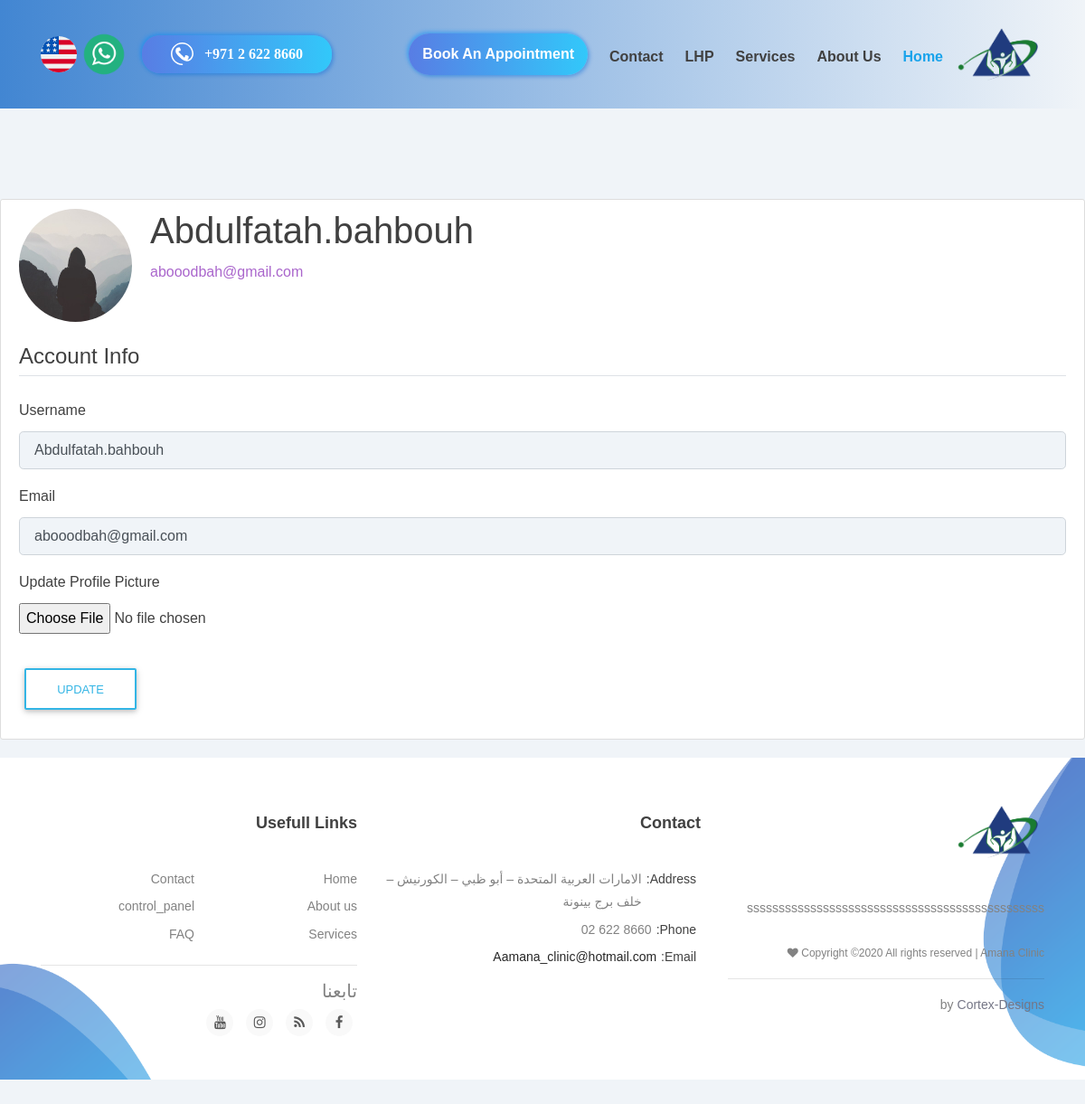
The app's page /account?locale=ar (signed in) with its own data.
### amana/models.py (models this page shows, shortened)
class User(db.Model, UserMixin):
    id = db.Column(db.Integer, primary_key=True)
    username = db.Column(db.String(20), unique=True, nullable=False)
    email = db.Column(db.String(120), unique=True, nullable=False)
    image_file = db.Column(db.String(20), nullable=False, default='default.jpg')
    password = db.Column(db.String(60), nullable=False)

class Information_and_Records(db.Model):
    id = db.Column(db.Integer, primary_key=True)
    Main_page_intro_title_ar = db.Column(db.Text, nullable=False)
    Main_page_intro_title_en = db.Column(db.Text, nullable=False)
    Main_page_intro_font_color = db.Column(db.Text)
    Main_page_intro_details_ar = db.Column(db.Text, nullable=False)
    Main_page_intro_details_en = db.Column(db.Text, nullable=False)
    Main_page_intro_details_font_color = db.Column(db.Text)
    Introduction_ar = db.Column(db.Text, nullable=False)
    Introduction_en = db.Column(db.Text, nullable=False)
    Introduction_font_color = db.Column(db.Text)
    phonenumber = db.Column(db.Integer, nullable=False)
    email = db.Column(db.Text, nullable=False)

### amana/users/routes.py (the view)
@users.route("/account", methods=['GET', 'POST'])
@login_required
def account():
    form = UpdateAccountForm()
    info = Information_and_Records.query.first()
    if form.validate_on_submit():
        if form.picture.data:
            picture_file = save_picture(form.picture.data)
            current_user.image_file = picture_file
        current_user.username = form.username.data
        current_user.email = form.email.data
        db.session.commit()
        flash('Your account has been updated!', 'success')
        return redirect(url_for('users.account'))
    elif request.method == 'GET':
        form.username.data = current_user.username
        form.email.data = current_user.email
    image_file = url_for('static', filename='profile_pics/' + current_user.image_file)
    return render_template('account.html', title='Account',
                           image_file=image_file, form=form, info = info)

### amana/users/forms.py (shortened to what this page needs)
class UpdateAccountForm(FlaskForm):
    username = StringField('Username',
                           validators=[DataRequired(), Length(min=2, max=20)])
    email = StringField('Email',
                        validators=[DataRequired(), Email()])
    picture = FileField('Update Profile Picture', validators=[FileAllowed(['jpg', 'png'])])
    submit = SubmitField('Update')

### amana/__init__.py (called while the page is built)
@babel.localeselector
def get_locale():
	if request.args.get('locale'):
		return request.args.get('locale')
	else:
		return 'ar'

def add_style_if_ar(style: str, style_en = ''):
    if (get_locale() and ('ar' in get_locale())):
    	return str(style)
    else:
    	return style_en

### amana/main/routes.py (called while the page is built)
@app.context_processor
def inject():
    mainServices = MainService.query.all()
    hemorrhiodsServices = HemorrhiodsService.query.all()
    info = Information_and_Records.query.first()
    date = datetime.date(datetime.now())
    return dict(info=info, mainServices=mainServices, hemorrhiodsServices=hemorrhiodsServices, date = date)

### amana/models.py (called while the page is built)
@login_manager.user_loader
def load_user(user_id):
    return User.query.get(int(user_id))

### amana/templates/account.html (shortened to what this page needs)
{% extends "layout.html" %}
{% block content %}
    <div class="content-section">
      <div class="media">
        <img class="rounded-circle account-img" src="{{ image_file }}">
        <div class="media-body">
          <h2 class="account-heading">{{ current_user.username }}</h2>
          <p class="text-secondary">{{ current_user.email }}</p>
        </div>
      </div>
        <form method="POST" action="" enctype="multipart/form-data">
            <fieldset class="form-group">
                <legend class="border-bottom mb-4">Account Info</legend>
                <div class="form-group">
                    {{ form.username.label(class="form-control-label") }}
                    {% if form.username.errors %}
                        {{ form.username(class="form-control form-control-lg is-invalid") }}
                        <div class="invalid-feedback">
                            {% for error in form.username.errors %}
                                <span>{{ error }}</span>
                            {% endfor %}
                        </div>
                    {% else %}
                        {{ form.username(class="form-control form-control-lg") }}
                    {% endif %}
                </div>
                <div class="form-group">
                    {{ form.email.label(class="form-control-label") }}
                    {% if form.email.errors %}
                        {{ form.email(class="form-control form-control-lg is-invalid") }}
                        <div class="invalid-feedback">
                            {% for error in form.email.errors %}
                                <span>{{ error }}</span>
                            {% endfor %}
                        </div>
                    {% else %}
                        {{ form.email(class="form-control form-control-lg") }}
                    {% endif %}
                </div>
                <div class="form-group">
                    {{ form.picture.label() }}
                    {{ form.picture(class="form-control-file") }}
                </div>
            </fieldset>
            <div class="form-group">
                {{ form.submit(class="btn btn-outline-info") }}
            </div>
        </form>
    </div>
{% endblock content %}

### amana/templates/layout.html (shortened to what this page needs)
<!DOCTYPE html>
<html>
<head>
    <link rel="stylesheet" href="https://maxcdn.bootstrapcdn.com/bootstrap/4.0.0/css/bootstrap.min.css">
    <link rel="stylesheet" type="text/css" href="{{ url_for('static', filename='css/main.css') }}">
    <link rel="stylesheet" type="text/css" href="{{ url_for('static', filename='css/bootstrap.css') }}">
    <link rel="stylesheet" type="text/css" href="{{ url_for('static', filename='css/bootstrap.min.css') }}">
    <link rel="stylesheet" type="text/css" href="{{ url_for('static', filename='css/mdb.css') }}">
    <link rel="stylesheet" type="text/css" href="{{ url_for('static', filename='css/mdb.lite.css') }}">
    <link rel="stylesheet" type="text/css" href="{{ url_for('static', filename='css/mdb.lite.min.css') }}">
    <link rel="stylesheet" type="text/css" href="{{ url_for('static', filename='css/swiper.min.css') }}">
    <link rel="stylesheet" type="text/css" href="{{ url_for('static', filename='css/swiper.css') }}">
    <link rel="stylesheet" type="text/css" href="{{ url_for('static', filename='css/style.css') }}">
    <link href="https://maxcdn.bootstrapcdn.com/font-awesome/4.7.0/css/font-awesome.min.css" rel="stylesheet" >
    <link rel="stylesheet" href="https://unpkg.com/@bootstrapstudio/bootstrap-better-nav/dist/bootstrap-better-nav.min.css">
</head>
<body>
  <header class="site-header" style="{{'position: relative;padding: 220px 0 140px;background-color: #f0f4f8;' if not slider else ''}}">
    <div class="nav-bar" id="mynav" style="{{add_style_if_ar('direction: rtl;text-align: right;', 'direction: ltr;text-align: left;')}} background:linear-gradient({{add_style_if_ar('','-')}}90deg, rgb(66 134 210) 0%, rgb(88 125 228 / 0%) 100%);">
        <div class="container">
            <div class="row">
                <div class="col-12 d-flex flex-wrap justify-content-between align-items-center">
                    <div class="site-branding site-navigation d-flex align-items-center cm-e-menu">
                       <a class="d-block" href="index.html" rel="home"><img class="d-block" src="static/img/logo.png" alt="logo" style="width: 100px;;"></a>
                       <ul class="d-flex flex-column flex-lg-row justify-content-lg-end align-items-center">
                        <li class="current-menu-item"><a href="{{url_for('main.home', locale = request.args.get('locale'))}}">{{_('Home')}}</a></li>
                        <li><a href="{{url_for('main.about', locale = request.args.get('locale'))}}">{{_('About us')}}</a></li>
                        <li class="topmenu">
                          <a >{{_('Services')}}</a>
                        </li>
                        <li class="topmenu">
                          <a>{{_('LHP')}}</a>
                        </li>
                        <li><a href="{{url_for('main.contact', locale = request.args.get('locale'))}}">{{_('Contact')}}</a></li>
                        <li class="blue-bg" style="border-radius: 120px;background:linear-gradient(270deg, rgba(50,200,250,1) 0%, rgba(88,125,228,1) 100%)!important; box-shadow: 2px 2px 4px #0069d969, -2px -2px 4px #008dff73;"><a style="color: white; max-height: fit-content;padding: 15px;margin: 0;" class="scroll-link" href="#booking">{{_('Book an Appointment')}}</a></li>
                        </ul>
                    </div>
                    <nav class="site-navigation d-flex justify-content-end align-items-center">
                        <ul class="d-flex flex-column flex-lg-row justify-content-lg-end align-items-center">
                            <li class="call-btn button gradient-bg blue-bg mt-3 mt-md-0" style="direction: ltr;box-shadow: 2px 2px 4px #0069d969, -2px -2px 4px #008dff73;">
                                <a class="d-flex justify-content-center align-items-center " style="font-family: Segoe UI light;" href="tel:+97126228660"><img src="static/img/phone.svg" style=" width: 25px; filter: invert(100%); "> +971 2 622 8660</a>
                            </li>
                            <li style="margin: 0px; display: inline-flex;">
                                <a class="d-flex justify-content-center align-items-center pt-0 pb-0" style="font-family: system-ui;" href="https://wa.me/971503153009"><img src="static/img/whatsapp.png" style=" width: 60px;"></a>
                                <a class="d-flex justify-content-center align-items-center pt-0 pb-0" style="font-family: system-ui;" href="{{url_for(request.endpoint) + '?locale=' +add_style_if_ar('en','ar')}}"><img src="static/img/{{add_style_if_ar('en', 'ar')}}.svg" style=" width: 40px;"></a>
                            </li>
                        </ul>
                    </nav>
                </div>
            </div>
        </div>
    </div>
          {% block content %}{% endblock %}
    <footer class="site-footer" style="background: url({{ url_for('static', filename = 'images/footer-bg.png') }}) no-repeat center #fff;position: relative;padding: 48px 0;background-size: cover;font-size: 14px;color: #828282; {{add_style_if_ar('direction: rtl;text-align: right;', 'direction: ltr;text-align: left;')}}">
      <div class="footer-widgets">
          <div class="container">
              <div class="row">
                  <div class="col-12 col-md-6 col-lg-4">
                      <div class="foot-about">
                          <h2><a href="#"><img src="static/img/logo.png" alt="" style="width: 100px;"></a></h2>
                          <p>{{add_style_if_ar(info.Introduction_ar, info.Introduction_en)}}</p>
                          <p class="copyright">
Copyright &copy;<script>document.write(new Date().getFullYear());</script> All rights reserved | Amana Clinic <i class="fa fa-heart" aria-hidden="true"></i> <hr> by <a href="" target="_blank">Cortex-Designs</a>
</p>
                      </div>
                  </div>
                  <div class="col-12 col-md-6 col-lg-4 mt-5 mt-md-0">
                      <div class="foot-contact">
                          <h2>{{_('Contact')}}</h2>
                          <ul class="p-0 m-0">
                              <li><span>{{_('Address')}}:</span>{{add_style_if_ar('الامارات العربية المتحدة – أبو ظبي – الكورنيش – خلف برج بينونة', 'Corniche Rd W - Al Markaziyah West - Abu Dhabi')}}</li>
                              <li><span>{{_('Phone')}}:</span><div style="direction: ltr;"> 02 622 8660</div></li>
                              <li><span>{{_('Email')}}:</span><a href="mailto:Aamana_clinic@hotmail.com">Aamana_clinic@hotmail.com</a></li>
                          </ul>
                      </div>
                  </div>
                  <div class="col-12 col-md-6 col-lg-4 mt-5 mt-md-0">
                      <div class="foot-links">
                          <h2>{{_('Usefull Links')}}</h2>
                          <ul class="p-0 m-0">
                              <li><a href="{{url_for('main.home', locale = request.args.get('locale'))}}">{{_('Home')}}</a></li>
                              <li><a href="{{url_for('main.about', locale = request.args.get('locale'))}}">{{_('About us')}}</a></li>
                              <li><a href="{{url_for('main.services', locale = request.args.get('locale'), type = 'main', service= '1')}}">{{_('Services')}}</a></li>
                              <li><a href="{{url_for('main.contact', locale = request.args.get('locale'))}}">{{_('Contact')}}</a></li>
                              <li><a href="{{url_for('users.login', locale = request.args.get('locale'))}}">{{_('control_panel')}}</a></li>
                              <li><a href="{{url_for('main.contact', locale = request.args.get('locale'))}}">{{_('FAQ')}}</a></li>
                          </ul>
                      </div>
                      <hr>
                      <h5>{{add_style_if_ar('تابعنا ','Follow Us')}}</h5>
            <ul class="social-network social-circle">
             <li><a href="https://www.facebook.com/amana.clinic1" class="icoFacebook" title="Facebook"><i class="fa fa-facebook"></i></a></li>
             <li><a href="http://amanaclinic.blogspot.com/" class="icoBlogpost" title="Blogpost"><i class="fa fa-rss"></i></a></li>
             <li><a href="https://www.instagram.com/amana_clinic_/" class="icoInstagram" title="Instagram"><i class="fa fa-instagram"></i></a></li>
             <li><a href="https://www.youtube.com/user/amanaclinic" class="icoYoutube" title="Youtube"><i class="fa fa-youtube"></i></a></li>
            </ul>
                  </div>
              </div>
          </div>
      </div>
  </footer>
  </body>
</html>

### amana/static/css/main.css (style rules this page uses)
body { background: #fafafa; color: #333333; margin-top: 5rem; }
h1, h2, h3, h4, h5, h6 { color: #444444; }
.content-section { background: #ffffff; padding: 10px 20px; border: 1px solid #dddddd; border-radius: 3px; margin-bottom: 20px; }
.account-img { height: 125px; width: 125px; margin-right: 20px; margin-bottom: 16px; }
.account-heading { font-size: 2.5rem; }

### records on screen
User: username "Abdulfatah.bahbouh", email "abooodbah@gmail.com"
Information_and_Records: Introduction_ar+Introduction_en "sssssssssssssssssssssssssssssssssssssssssssssss"

### other values on screen
{{ add_style_if_ar('تابعنا ','Follow Us') }} "تابعنا"
